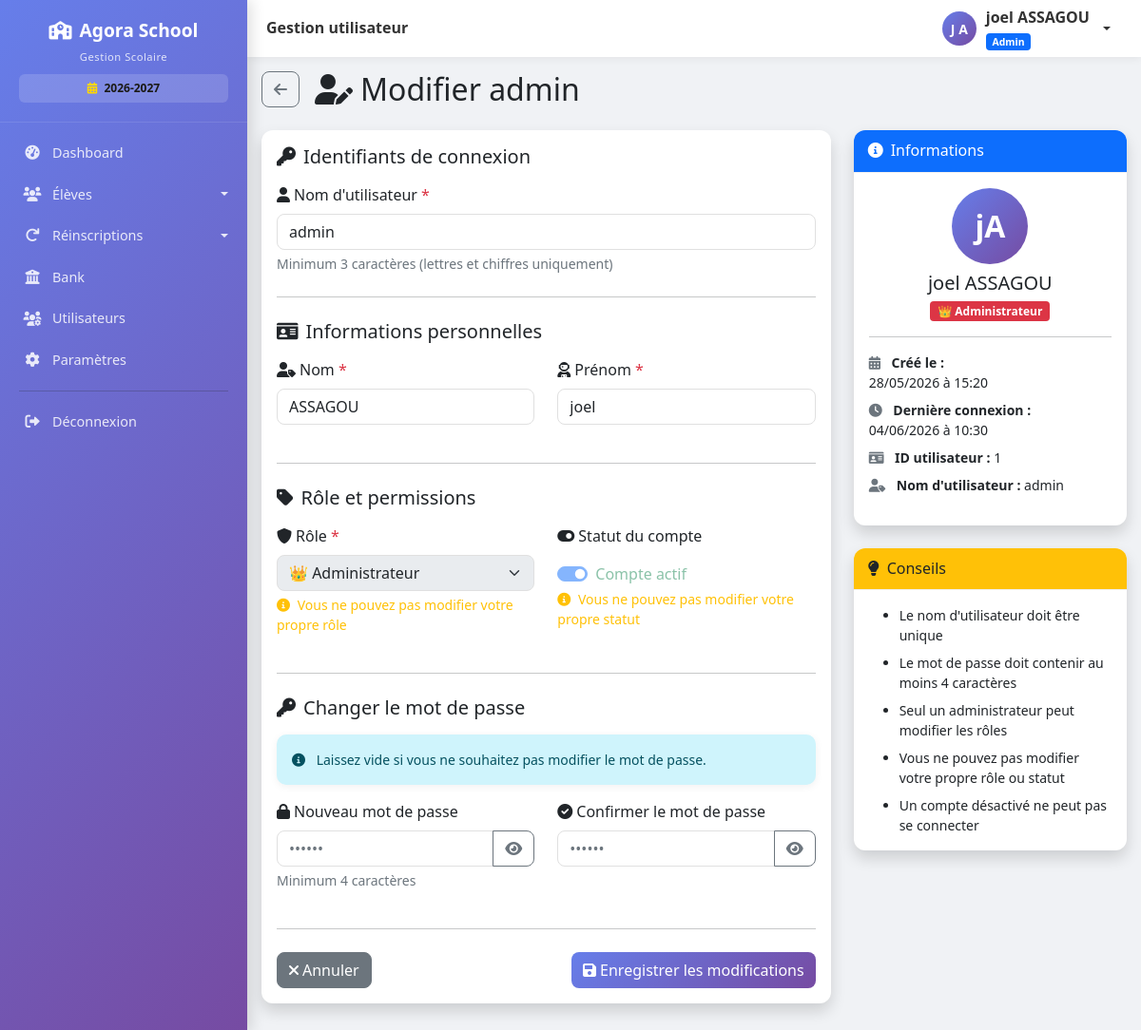
Before: /utilisateurs/1/modifier (signed in) with the older database file.
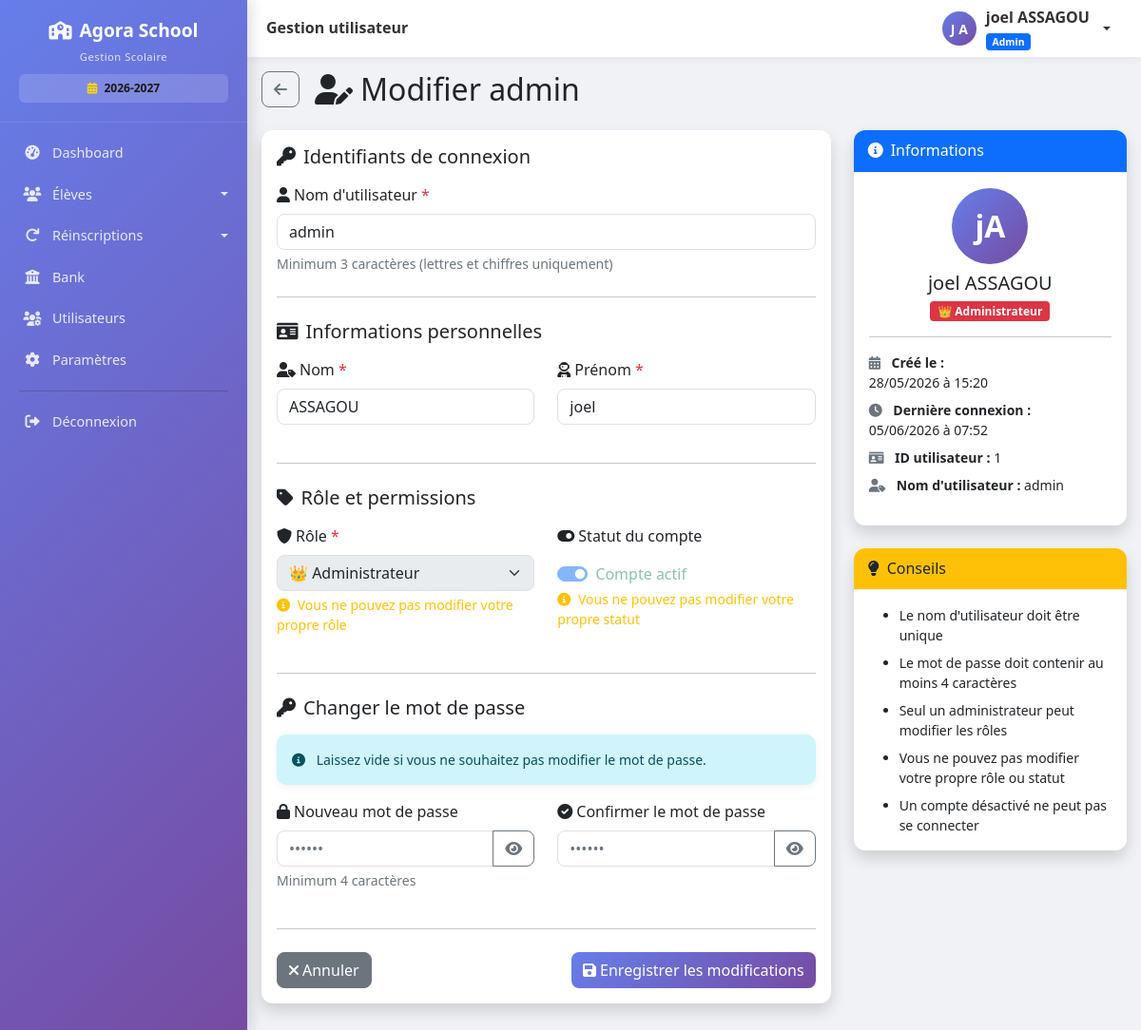
After: the same page with the newer database file.
### models.py (models this page shows, shortened)
class User(UserMixin, db.Model):
    __tablename__ = 'users'
    id = db.Column(db.Integer, primary_key=True)
    username = db.Column(db.String(80), unique=True, nullable=False, index=True)
    password_hash = db.Column(db.String(200), nullable=False)
    nom = db.Column(db.String(100), nullable=False)
    prenom = db.Column(db.String(100), nullable=False)
    role = db.Column(db.String(20), default='user')  # admin, comptable, user
    actif = db.Column(db.Boolean, default=True)
    created_at = db.Column(db.DateTime, default=datetime.utcnow)
    last_login = db.Column(db.DateTime, nullable=True)
    @property
    def nom_complet(self):
        return f"{self.prenom} {self.nom}"

### routes.py (the view, shortened to what this page needs)
@app.route('/utilisateurs/<int:user_id>/modifier', methods=['GET', 'POST'])
@login_required
@admin_required
def modifier_utilisateur(user_id):
    utilisateur = User.query.get_or_404(user_id)
    utilisateurs_admin_count = User.query.filter_by(role='admin', actif=True).count()
    return render_template('utilisateurs/modifier.html',
                         utilisateur=utilisateur,
                         utilisateurs_admin_count=utilisateurs_admin_count)

### app.py (called while the page is built)
@app.after_request
def close_db_connection(response):
    try:
        db.session.close()
    except:
        pass
    return response

### routes.py (called while the page is built)
@login_manager.user_loader
def load_user(user_id):
    return User.query.get(int(user_id))

def admin_required(f):
    @wraps(f)
    def decorated_function(*args, **kwargs):
        if not current_user.is_authenticated or current_user.role != 'admin':
            flash('Accès réservé aux administrateurs', 'danger')
            return redirect(url_for('liste_eleves'))
        return f(*args, **kwargs)
    return decorated_function

@app.context_processor
def injecter_parametres_ecole():
    try:
        params = Parametre.query.all()
        parametres = {p.cle: p.valeur for p in params}
    except:
        parametres = {}
    defaults = {
        'nom_ecole': 'GS LAUREADES',
        'devise': 'FCFA',
        'annee_scolaire': '2024-2025',
        'adresse_ecole': '',
        'telephone_ecole': '',
        'email_notification': ''
    }
    for key, value in defaults.items():
        if key not in parametres or not parametres[key]:
            parametres[key] = value
    return dict(parametres_ecole=parametres)

### templates/utilisateurs/modifier.html (shortened to what the changed rows need)
{% extends "base.html" %}
{% block content %}
<div class="d-flex align-items-center mb-4">
    <a href="{{ url_for('liste_utilisateurs') }}" class="btn btn-outline-secondary me-3">
        <i class="fas fa-arrow-left"></i>
    </a>
    <h2 class="mb-0"><i class="fas fa-user-edit me-2"></i>Modifier {{ utilisateur.username }}</h2>
</div>
<div class="row">
    <div class="col-lg-8">
        <div class="card shadow">
            <div class="card-body">
                <form method="POST" id="userForm">
                    <div class="mb-3">
                        <label for="username" class="form-label">
                            <i class="fas fa-user me-1"></i>Nom d'utilisateur
                            <span class="text-danger">*</span>
                        </label>
                        <input type="text"
                               class="form-control"
                               id="username"
                               name="username"
                               value="{{ utilisateur.username }}"
                               required
                               minlength="3">
                        <div class="form-text">Minimum 3 caractères (lettres et chiffres uniquement)</div>
                    </div>
                    <div class="row">
                        <div class="col-md-6 mb-3">
                            <label for="nom" class="form-label">
                                <i class="fas fa-user-tag me-1"></i>Nom
                                <span class="text-danger">*</span>
                            </label>
                            <input type="text"
                                   class="form-control"
                                   id="nom"
                                   name="nom"
                                   value="{{ utilisateur.nom }}"
                                   required
                                   minlength="2">
                        </div>
                        <div class="col-md-6 mb-3">
                            <label for="prenom" class="form-label">
                                <i class="fas fa-user-astronaut me-1"></i>Prénom
                                <span class="text-danger">*</span>
                            </label>
                            <input type="text"
                                   class="form-control"
                                   id="prenom"
                                   name="prenom"
                                   value="{{ utilisateur.prenom }}"
                                   required
                                   minlength="2">
                        </div>
                    </div>
                    <div class="row">
                        <div class="col-md-6 mb-3">
                            <label for="role" class="form-label">
                                <i class="fas fa-shield-alt me-1"></i>Rôle
                                <span class="text-danger">*</span>
                            </label>
                            <select class="form-select" id="role" name="role" {% if utilisateur.id == current_user.id %}disabled{% endif %}>
                                <option value="admin" {% if utilisateur.role == 'admin' %}selected{% endif %}>
                                    👑 Administrateur
                                </option>
                            </select>
                            {% if utilisateur.id == current_user.id %}
                                <div class="form-text text-warning">
                                    <i class="fas fa-info-circle me-1"></i>
                                    Vous ne pouvez pas modifier votre propre rôle
                                </div>
                            {% endif %}
                        </div>
                        <div class="col-md-6 mb-3">
                            <div class="form-check form-switch mt-2">
                                <input class="form-check-input" type="checkbox" id="actif" name="actif"
                                       {% if utilisateur.actif %}checked{% endif %}
                                       {% if utilisateur.id == current_user.id %}disabled{% endif %}>
                                <label class="form-check-label" for="actif">
                                    <span id="statutLabel" class="{% if utilisateur.actif %}text-success{% else %}text-danger{% endif %}">
                                    </span>
                                </label>
                            </div>
                        </div>
                    </div>
                </form>
            </div>
        </div>
    </div>
    <div class="col-lg-4">
        <div class="card shadow mb-4">
            <div class="card-body">
                <div class="text-center mb-3">
                    <div class="avatar-lg mx-auto mb-2">
                        <span class="avatar-initials">{{ utilisateur.prenom[0] }}{{ utilisateur.nom[0] }}</span>
                    </div>
                    <h5 class="mb-1">{{ utilisateur.nom_complet }}</h5>
                    <span class="badge {% if utilisateur.role == 'admin' %}bg-danger{% elif utilisateur.role == 'comptable' %}bg-warning text-dark{% else %}bg-info{% endif %}">
                        {% if utilisateur.role == 'admin' %}👑 Administrateur
                        {% elif utilisateur.role == 'comptable' %}🧮 Comptable
                        {% else %}👤 Opérateur{% endif %}
                    </span>
                </div>
                <ul class="list-unstyled small">
                    <li class="mb-2">
                        <i class="fas fa-calendar-alt me-2 text-muted"></i>
                        <strong>Créé le :</strong><br>
                        {{ utilisateur.created_at.strftime('%d/%m/%Y à %H:%M') if utilisateur.created_at else 'N/A' }}
                    </li>
                    <li class="mb-2">
                        <i class="fas fa-clock me-2 text-muted"></i>
                        <strong>Dernière connexion :</strong><br>
                        {{ utilisateur.last_login.strftime('%d/%m/%Y à %H:%M') if utilisateur.last_login else 'Jamais' }}
                    </li>
                    <li class="mb-2">
                        <i class="fas fa-id-card me-2 text-muted"></i>
                        <strong>ID utilisateur :</strong> {{ utilisateur.id }}
                    </li>
                    <li>
                        <i class="fas fa-user-tag me-2 text-muted"></i>
                        <strong>Nom d'utilisateur :</strong> {{ utilisateur.username }}
                    </li>
                </ul>
            </div>
        </div>
    </div>
</div>
{% endblock %}

### templates/base.html (shortened to what the changed rows need)
<!DOCTYPE html>
<html lang="fr">
<head>
    <link href="https://cdn.jsdelivr.net/npm/bootstrap@5.1.3/dist/css/bootstrap.min.css" rel="stylesheet">
    <link rel="stylesheet" href="https://cdnjs.cloudflare.com/ajax/libs/font-awesome/6.0.0/css/all.min.css">
    <link href="https://cdn.datatables.net/1.11.5/css/dataTables.bootstrap5.min.css" rel="stylesheet">
</head>
<body>
    <div class="app-layout">
        <main class="main-area">
            {% if current_user.is_authenticated %}
            <header class="topbar">
                <div class="d-flex align-items-center gap-2">
                    <h5>{% block page_title %}Gestion utilisateur{% endblock %}</h5>
                </div>
                <div class="dropdown">
                    <a href="#" class="user-dropdown dropdown-toggle" data-bs-toggle="dropdown" aria-label="Menu utilisateur">
                        <div class="user-avatar">
                            {{ current_user.prenom[0]|upper if current_user.prenom else current_user.username[0]|upper }}
                            {{ current_user.nom[0]|upper if current_user.nom else '' }}
                        </div>
                        <div class="d-none d-md-block text-start">
                            <strong>{{ current_user.nom_complet or current_user.username }}</strong>
                            <div>
                                <span class="badge bg-{{ 'primary' if current_user.role == 'admin' else 'warning' if current_user.role == 'comptable' else 'info' }}"
                                      style="font-size:0.65rem;">
                                    {{ current_user.role|capitalize }}
                                </span>
                            </div>
                        </div>
                    </a>
                </div>
            </header>
            {% endif %}
            <div class="page-content" id="pageContent">
                {% block content %}{% endblock %}
            </div>
        </main>
    </div>
</body>
</html>

Changed rows visible on the page:
changed User "admin": last_login "04/06/2026 à 10:30" → "05/06/2026 à 07:52"
